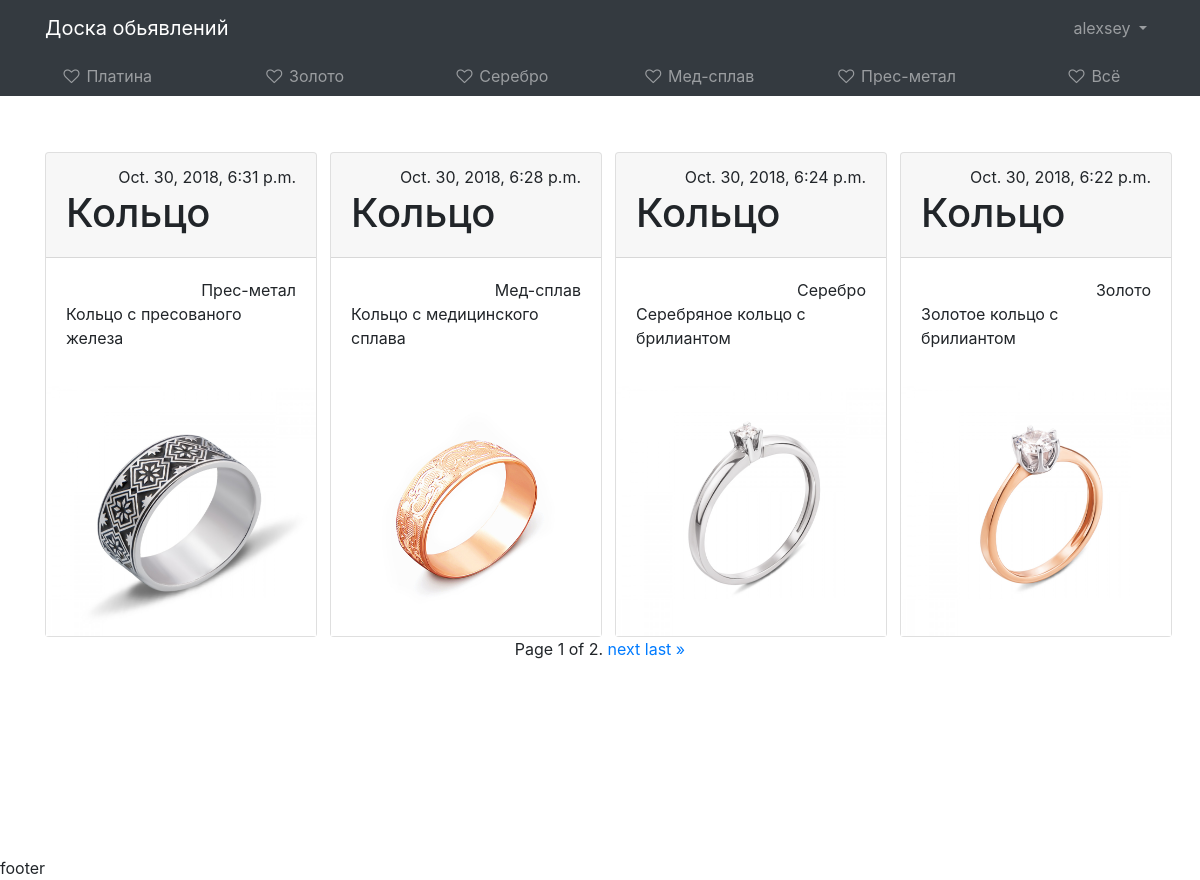
/all/ (signed in), run on the app's committed database.
### core/models.py (models this page shows, shortened)
class Category(models.Model):
    category_name = models.CharField(max_length = 20, blank=False, verbose_name=u'category name')

class Product(models.Model):
    DELETED = 0
    TO_MODERETION = 1
    ACTIVE = 2
    MODERATING = (
        (DELETED, 'Deleted'),
        (TO_MODERETION, 'To moderation'),
        (ACTIVE, 'Active')
    )
    STANDART = 0
    VIP = 1
    TO_VIP = (
        (STANDART, 'Standart'),
        (VIP, 'VIP')
    )
    VIP_MODER = (
        (STANDART, 'OK'),
        (VIP, 'Want VIP')
    )
    product_user = models.ForeignKey(User, on_delete=models.CASCADE, verbose_name=u'user', default='')
    product_category = models.ForeignKey('Category', on_delete=models.DO_NOTHING, verbose_name=u'category', related_name='product')
    product_name = models.CharField(max_length=20, blank=False, verbose_name=u'name')
    product_image = models.ImageField(verbose_name=u'foto', default='images/No-image.jpg')
    product_info = models.TextField(verbose_name=u'info')
    product_price = models.PositiveIntegerField(verbose_name=u'price')
    product_status = models.IntegerField(choices=MODERATING, default=TO_MODERETION, verbose_name=u'status')
    product_vip = models.IntegerField(choices=TO_VIP, default=STANDART, verbose_name=u'VIP status')
    product_vip_moderation = models.IntegerField(choices=VIP_MODER, default=STANDART, verbose_name=u'VIP moderation')
    product_datatime_creation = models.DateTimeField(verbose_name=u'Created', auto_now_add=True)

### core/views.py (the view)
# urls.py: path('all/', views.all_list, name='all'),
def all_list(request):
    context = {}
    context['category'] = Category.objects.all()
    paginator = Paginator(Product.objects.order_by('-product_datatime_creation').all(), 4)
    context['product'] = paginator.get_page(request.GET.get('page'))
    return render(request, template_name='core/home.html', context=context)

### templates/core/home.html (shortened to what this page needs)
{% extends 'base.html' %}
{% load staticfiles %}
{% block content %}
<div class="container">
<div class="row">
{% for item in product %}
  <div class="col col-md-6 col-lg-4 col-xl-3 mt-5">
    <div class="card" id="card">
        <div class="card-header">
            <div class="text-right">
                <p1>{{ item.product_datatime_creation }}</p1>
            </div>
        <h1>{{ item.product_name }}</h1>
        </div>
      <div class="card-body">
          <div class="text-right">
              {{ item.product_category.category_name }}
          </div>
          <p>{{ item.product_info }}</p>
      </div>
        <img src="{{ item.product_image.url }}" alt="..." onclick="location.href='{% url 'detail' pid=item.id %}'" height="250">
    </div>
  </div>
{% endfor %}
</div>
</div>
<div class="pagination">
    <span class="step-links">
        <span class="current">
            Page {{ product.number }} of {{ product.paginator.num_pages }}.
        </span>
        {% if product.has_next %}
            <a href="?page={{ product.next_page_number }}">next</a>
            <a href="?page={{ product.paginator.num_pages }}">last &raquo;</a>
        {% endif %}
    </span>
</div>
{% endblock %}

### templates/base.html (shortened to what this page needs)
{% load staticfiles %}
<html lang="en">
<head>
    <link rel="stylesheet" href="https://stackpath.bootstrapcdn.com/bootstrap/4.1.3/css/bootstrap.min.css">
    <link rel="stylesheet" href="https://cdnjs.cloudflare.com/ajax/libs/font-awesome/4.7.0/css/font-awesome.css">
    <link rel="stylesheet" href="{% static '/css/style.css' %}">
</head>
<body>
{% include 'header.html' %}
{% block sidebar %}
<div class="container-fluid h-100">
    <div class="row d-flex flex-row">
        <aside class="col-1 col-md-2 col-lg-12 h-md-100 p-0 bg-dark top">
            <nav class="navbar navbar-expand navbar-dark bg-dark p-0 px-lg-2">
                <div class="collapse navbar-collapse">
                    <ul class="flex-column flex-lg-row navbar-nav w-100 justify-content-center align-items-center align-items-sm-start text-left text-lg-center">
                        {% for item in category %}
                        <li class="nav-item w-100">
                            <a class="nav-link text-truncate" href="{% url 'category' pid=item.id %}"><i class="fa fa-heart-o fa-fw"></i> <span class="d-none d-md-inline">{{ item.category_name }}</span></a>
                        </li>
                        {% endfor %}
                        <li class="nav-item w-100">
                            <a class="nav-link text-truncate" href="{% url 'all' %}"><i class="fa fa-heart-o fa-fw"></i> <span class="d-none d-md-inline">Всё</span></a>
                        </li>
                    </ul>
                </div>
            </nav>
        </aside>
        <main class="col-11 col-md-10 col-lg-12 bg-faded py-2">
            {% endblock %}
            {% block content %}{% endblock %}
        </main>
    </div>
</div>
<div>
    {% include 'footer.html' %}
</div>
</body>
</html>

### templates/header.html (shortened to what this page needs)
{% load staticfiles %}
<nav class="navbar navbar-expand-sm navbar-dark bg-dark">
    <div class="container">
        <a class="navbar-brand" href="{% url 'home' %}">Доска обьявлений</a>
        <div class="collapse navbar-collapse" id="mainMenu">
            {% if user.is_authenticated %}
            <ul class="navbar-nav ml-auto">
                <li class="nav-item dropdown">
                    <a class="nav-link dropdown-toggle" href="#" id="userMenu" data-toggle="dropdown" aria-haspopup="true" aria-expanded="false">
                        {{user.username}}
                    </a>
                </li>
            </ul>
            {% else %}
            <form class="form-inline ml-auto">
                <a href="{% url 'sign-in' %}" class="btn btn-outline-secondary">Войти</a>
                <a href="{% url 'sign-up' %}" class="btn btn-primary ml-2">Зарегистрироваться</a>
            </form>
            {% endif %}
        </div>
    </div>
</nav>

### static/css/style.css (style rules this page uses)
#card { width: 17rem; }
.pagination { justify-content: center; }

### data on the page
Category: category_name "Платина"
Category: category_name "Золото"
Category: category_name "Серебро"
Category: category_name "Мед-сплав"
Category: category_name "Прес-метал"
Product: product_datatime_creation "Oct. 30, 2018, 6:31 p.m.", product_name "Кольцо", product_category.category_name "Прес-метал", product_info "Кольцо с пресованого железа", product_image (picture)
Product: product_datatime_creation "Oct. 30, 2018, 6:28 p.m.", product_name "Кольцо", product_category.category_name "Мед-сплав", product_info "Кольцо с медицинского сплава", product_image (picture)
Product: product_datatime_creation "Oct. 30, 2018, 6:24 p.m.", product_name "Кольцо", product_category.category_name "Серебро", product_info "Серебряное кольцо с брилиантом", product_image (picture)
Product: product_datatime_creation "Oct. 30, 2018, 6:22 p.m.", product_name "Кольцо", product_category.category_name "Золото", product_info "Золотое кольцо с брилиантом", product_image (picture)

### other printed values
{{ user.username }} "alexsey"
{{ product.number }} "1"
{{ product.paginator.num_pages }} "2"
